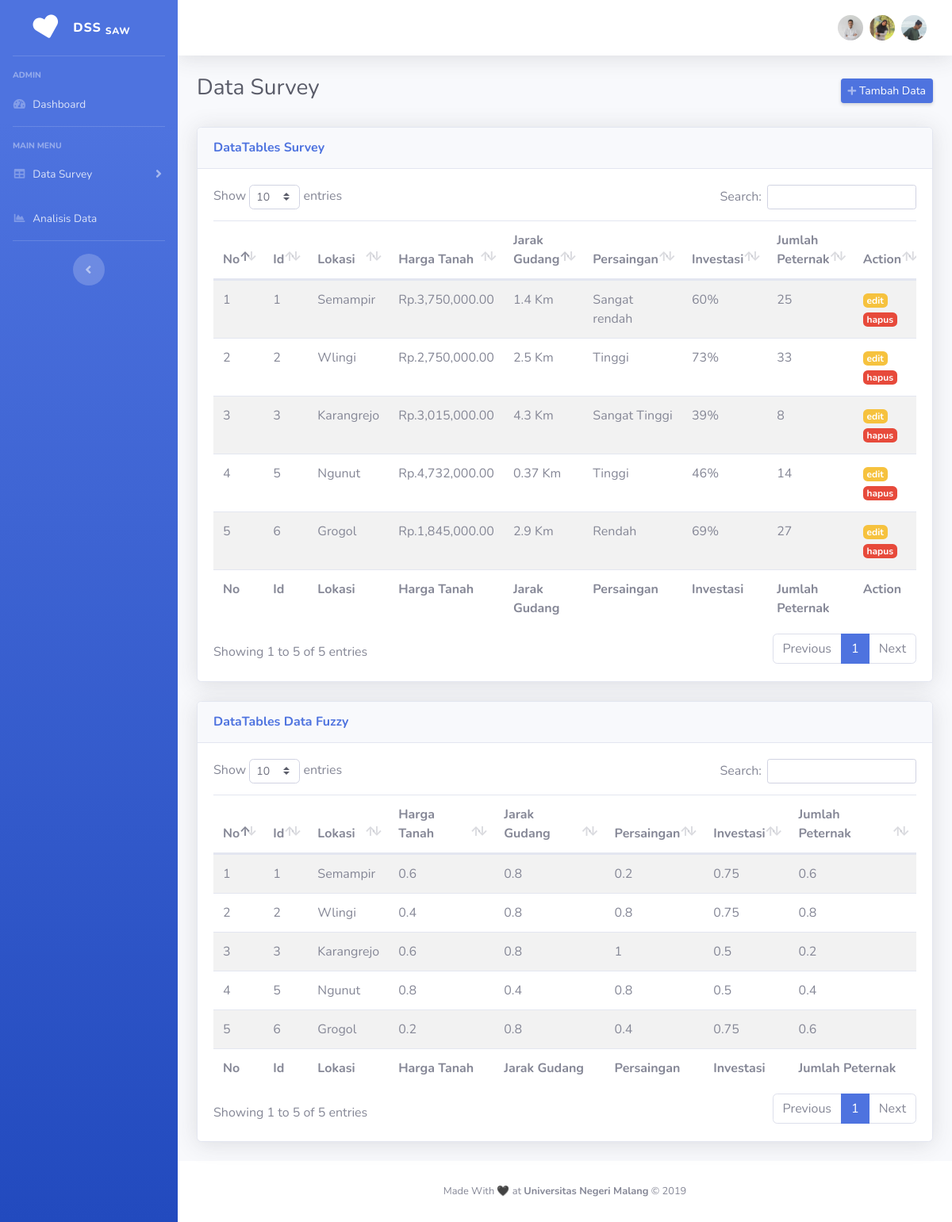
Screenshot of /index.php/datacontroller/data with the database file from the repository.
### tables this page shows
CREATE TABLE `data_survey` (
  `id` int(11) NOT NULL,
  `lokasi` varchar(255) NOT NULL,
  `harga_tanah` double UNSIGNED NOT NULL,
  `jarak_gudang` int(11) NOT NULL,
  `persaingan` enum('0.2','0.4','0.6','0.8','1') NOT NULL,
  `investasi` int(3) NOT NULL,
  `jumlah_peternak` int(11) NOT NULL
);

CREATE TABLE `data_fuzzy` (
  `id` int(11) NOT NULL,
  `lokasi` varchar(255) NOT NULL,
  `harga_tanah` float UNSIGNED NOT NULL,
  `jarak_gudang` float UNSIGNED NOT NULL,
  `persaingan` float UNSIGNED NOT NULL,
  `investasi` float UNSIGNED NOT NULL,
  `jumlah_peternak` float UNSIGNED NOT NULL
);

### application/controllers/DataController.php (called while the page is built, shortened)
<?php
class DataController extends CI_Controller
{
    public function __construct()
    {
        $this->load->helper('dataInput');
    }
    public function data()
    {
        $data = [
            'surveys' => getDataInput($this->db->get('data_survey')
                ->result()),
            'fuzzys' => $this->db->get('data_fuzzy')
                ->result()
        ];
        $this->load->view('Admin/header', [
            'header' => 'Admin | Data'
        ]);
        $this->load->view('Admin/data', $data);
        $this->load->view('Admin/footer');
    }
}

### index.php (called while the page is built, shortened)
<?php
require_once BASEPATH.'core/CodeIgniter.php';

### application/helpers/dataInput_helper.php (called while the page is built, shortened)
<?php
function getDataInput($data)
{
    $persaingan = function ($d) {
        if ($d == 0.2)
            return 'Sangat rendah';
        else if ($d == 0.4)
            return 'Rendah';
        else if ($d == 0.6)
            return 'Sedang';
        else if ($d == 0.8)
            return 'Tinggi';
        else if ($d == 1)
            return 'Sangat Tinggi';
    };
    $index = 0;
    foreach ($data as $key) {
        $data[$index++]->persaingan = $persaingan($key->persaingan);
    }
    return $data;
}

### application/views/Admin/data.php (the view, shortened to what this page needs)
<div class="container-fluid">
    <div class="d-sm-flex align-items-center justify-content-between mb-4">
        <h1 class="h3 mb-2 text-gray-800">Data Survey</h1>
        <a href="<?= base_url('admin/data/add') ?>" class=" d-none d-sm-inline-block btn btn-sm btn-primary shadow-sm"><i class="fas fa-plus fa-sm text-white-50"></i> Tambah Data</a>
    </div>
    <div class="card shadow mb-4">
        <div class="card-header py-3">
            <h6 class="m-0 font-weight-bold text-primary">DataTables Survey</h6>
        </div>
        <div class="card-body">
            <table class="table table-striped" id="dataTable" width="100%" cellspacing="0">
                <thead>
                    <tr>
                        <th>No</th>
                        <th>Id</th>
                        <th>Lokasi</th>
                        <th>Harga Tanah</th>
                        <th>Jarak Gudang</th>
                        <th>Persaingan</th>
                        <th>Investasi</th>
                        <th>Jumlah Peternak</th>
                        <th>Action</th>
                    </tr>
                </thead>
                <tbody>
                    <?php $no = 1;
                    foreach ($surveys as $survey) : ?>
                    <tr>
                        <td><?= $no++; ?></td>
                        <td><?= $survey->id ?></td>
                        <td><?= $survey->lokasi ?></td>
                        <td>Rp.<?= number_format($survey->harga_tanah, 2, '.', ',') ?></td>
                        <td><?= ($survey->jarak_gudang / 1000) ?> Km</td>
                        <td><?= $survey->persaingan ?></td>
                        <td><?= $survey->investasi ?>%</td>
                        <td><?= $survey->jumlah_peternak ?></td>
                        <td>
                            <a href="#" class="badge badge-warning">edit</a>
                            <a href="#" class="badge badge-danger">hapus</a>
                        </td>
                    </tr>
                    <?php endforeach; ?>
                </tbody>
                <tfoot>
                    <tr>
                        <th>No</th>
                        <th>Id</th>
                        <th>Lokasi</th>
                        <th>Harga Tanah</th>
                        <th>Jarak Gudang</th>
                        <th>Persaingan</th>
                        <th>Investasi</th>
                        <th>Jumlah Peternak</th>
                        <th>Action</th>
                    </tr>
                </tfoot>
            </table>
        </div>
    </div>
    <div class="card shadow mb-4">
        <div class="card-header py-3">
            <h6 class="m-0 font-weight-bold text-primary">DataTables Data Fuzzy</h6>
        </div>
        <div class="card-body">
            <table class="table table-striped" id="dataTable2" width="100%" cellspacing="0">
                <thead>
                    <tr>
                        <th>No</th>
                        <th>Id</th>
                        <th>Lokasi</th>
                        <th>Harga Tanah</th>
                        <th>Jarak Gudang</th>
                        <th>Persaingan</th>
                        <th>Investasi</th>
                        <th>Jumlah Peternak</th>
                    </tr>
                </thead>
                <tbody>
                    <?php $no = 1;
                    foreach ($fuzzys as $fuzzy) : ?>
                    <tr>
                        <td><?= $no++; ?></td>
                        <td><?= $fuzzy->id ?></td>
                        <td><?= $fuzzy->lokasi ?></td>
                        <td><?= $fuzzy->harga_tanah ?></td>
                        <td><?= $fuzzy->jarak_gudang ?></td>
                        <td><?= $fuzzy->persaingan ?></td>
                        <td><?= $fuzzy->investasi ?></td>
                        <td><?= $fuzzy->jumlah_peternak ?></td>
                    </tr>
                    <?php endforeach; ?>
                </tbody>
                <tfoot>
                    <tr>
                        <th>No</th>
                        <th>Id</th>
                        <th>Lokasi</th>
                        <th>Harga Tanah</th>
                        <th>Jarak Gudang</th>
                        <th>Persaingan</th>
                        <th>Investasi</th>
                        <th>Jumlah Peternak</th>
                    </tr>
                </tfoot>
            </table>
        </div>
    </div>
</div>
</div>

### application/views/Admin/header.php (shortened to what this page needs)
<!DOCTYPE html>
<html lang="en">
<head>
    <link href="<?= base_url('assets/') ?>vendor/fontawesome-free/css/all.min.css" rel="stylesheet" type="text/css">
    <link href="<?= base_url('assets/') ?>css/sb-admin-2.min.css" rel="stylesheet">
    <link href="<?= base_url('assets/') ?>vendor/datatables/dataTables.bootstrap4.min.css" rel="stylesheet">
</head>
<body id="page-top">
    <div id="wrapper">
        <ul class="navbar-nav bg-gradient-primary sidebar sidebar-dark accordion" id="accordionSidebar">
            <a class="sidebar-brand d-flex align-items-center justify-content-center" href="<?= base_url('admin/dashboard') ?>">
                <div class="sidebar-brand-icon rotate-n-15">
                    <i class="fas fa-heart"></i>
                </div>
                <div class="sidebar-brand-text mx-3">DSS <sub>SAW</sub></div>
            </a>
            <hr class="sidebar-divider">
            <div class="sidebar-heading">
                Admin
            </div>
            <li class="nav-item">
                <a class="nav-link" href="<?= base_url('admin/dashboard') ?>">
                    <i class="fas fa-fw fa-tachometer-alt"></i>
                    <span>Dashboard</span></a>
            </li>
            <hr class="sidebar-divider">
            <div class="sidebar-heading">
                Main Menu
            </div>
            <li class="nav-item">
                <a class="nav-link collapsed" href="#" data-toggle="collapse" data-target="#collapseTwo" aria-expanded="true" aria-controls="collapseTwo">
                    <i class="fas fa-fw fa-table"></i>
                    <span>Data Survey</span>
                </a>
            </li>
            <li class="nav-item">
                <a class="nav-link" href="<?= base_url('admin/analisis') ?>">
                    <i class="fas fa-fw fa-chart-area"></i>
                    <span>Analisis Data</span></a>
            </li>
            <hr class="sidebar-divider d-none d-md-block">
            <div class="text-center d-none d-md-inline">
                <button class="rounded-circle border-0" id="sidebarToggle"></button>
            </div>
        </ul>
        <div id="content-wrapper" class="d-flex flex-column">
            <div id="content">
                <nav class="navbar navbar-expand navbar-light bg-white topbar mb-4 static-top shadow">
                    <ul class="navbar-nav ml-auto">
                        <li class="nav-item dropdown no-arrown">
                            <div class="nav-link px-1">
                                <img class="img-profile rounded-circle" src="<?= base_url('assets/images') ?>/babul.jpeg">
                            </div>
                        </li>
                        <li class="nav-item dropdown no-arrown">
                            <div class="nav-link px-1">
                                <img class="img-profile rounded-circle" src="<?= base_url('assets/images') ?>/nisafi.jpeg">
                            </div>
                        </li>
                        <li class="nav-item dropdown no-arrown">
                            <div class="nav-link pl-1 pr-3">
                                <img class="img-profile rounded-circle" src="<?= base_url('assets/images') ?>/mirza.jpeg">
                            </div>
                        </li>
                    </ul>
                </nav>

### application/views/Admin/footer.php (shortened to what this page needs)
<footer class="sticky-footer bg-white">
    <div class="container my-auto">
        <div class="copyright text-center my-auto">
            <span>Made With 🖤 at <b>Universitas Negeri Malang</b> &copy; 2019</span>
        </div>
    </div>
</footer>
</div>
</div>
</body>
</html>

### rows the page displays
data_survey: id "1", lokasi "Semampir", harga_tanah "3,750,000.00", $survey->jarak_gudang/1000 "1.4", persaingan "Sangat rendah", investasi "60", jumlah_peternak "25"
data_survey: id "2", lokasi "Wlingi", harga_tanah "2,750,000.00", $survey->jarak_gudang/1000 "2.5", persaingan "Tinggi", investasi "73", jumlah_peternak "33"
data_survey: id "3", lokasi "Karangrejo", harga_tanah "3,015,000.00", $survey->jarak_gudang/1000 "4.3", persaingan "Sangat Tinggi", investasi "39", jumlah_peternak "8"
data_survey: id "5", lokasi "Ngunut", harga_tanah "4,732,000.00", $survey->jarak_gudang/1000 "0.37", persaingan "Tinggi", investasi "46", jumlah_peternak "14"
data_survey: id "6", lokasi "Grogol", harga_tanah "1,845,000.00", $survey->jarak_gudang/1000 "2.9", persaingan "Rendah", investasi "69", jumlah_peternak "27"
data_fuzzy: id "1", lokasi "Semampir", harga_tanah "0.6", jarak_gudang "0.8", persaingan "0.2", investasi "0.75", jumlah_peternak "0.6"
data_fuzzy: id "2", lokasi "Wlingi", harga_tanah "0.4", jarak_gudang "0.8", persaingan "0.8", investasi "0.75", jumlah_peternak "0.8"
data_fuzzy: id "3", lokasi "Karangrejo", harga_tanah "0.6", jarak_gudang "0.8", persaingan "1", investasi "0.5", jumlah_peternak "0.2"
data_fuzzy: id "5", lokasi "Ngunut", harga_tanah "0.8", jarak_gudang "0.4", persaingan "0.8", investasi "0.5", jumlah_peternak "0.4"
data_fuzzy: id "6", lokasi "Grogol", harga_tanah "0.2", jarak_gudang "0.8", persaingan "0.4", investasi "0.75", jumlah_peternak "0.6"
